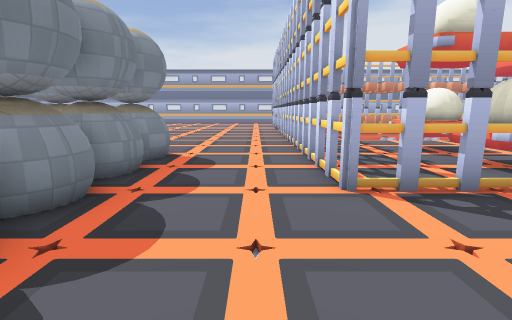
View 1 (above)

24 first-person views from a walk through a 3-D level made in the Godot game engine. The camera is 1.3 m above the floor, tilts 10° down and sees 85° across. Doors that lead somewhere are drawn open, without their leaves. The floor is counted in squares, 1 m on a side. Each view is taken from the middle of a square. On the plan, view 1 faces up. The plan holds only what a view shows up to about 13 squares ahead; the rest is blank. The place goes on beyond the plan. Some surface patterns are stand-ins.

View 2
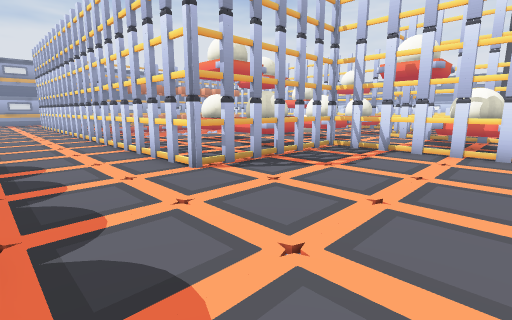

View 3
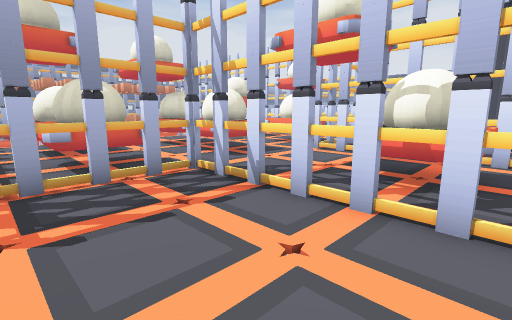

View 4
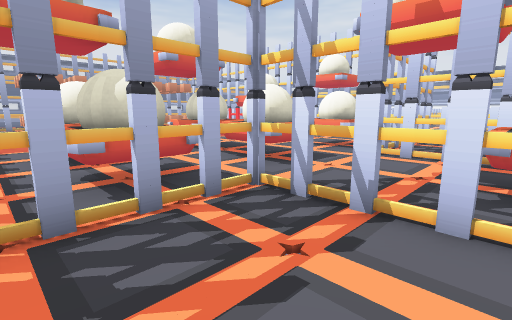

View 5
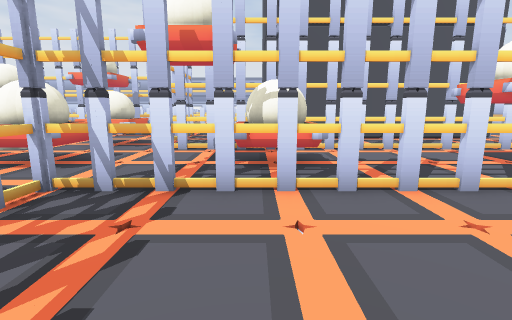

View 6
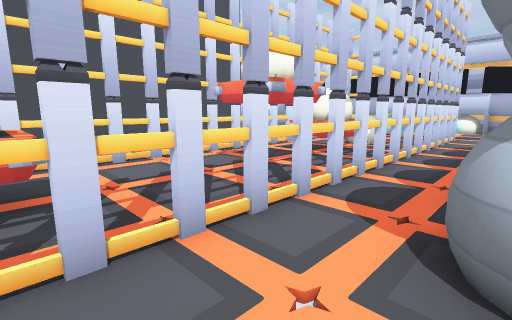

View 7
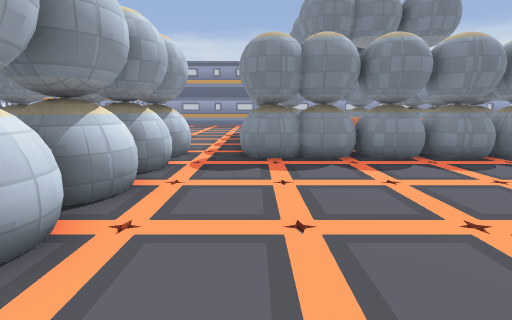

View 8
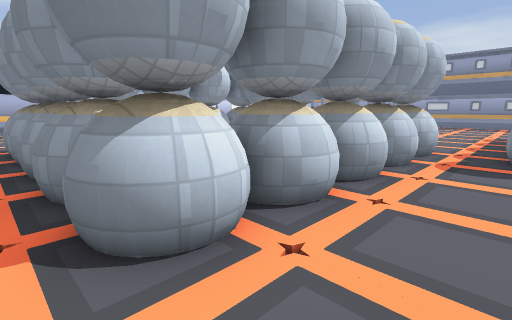

View 9
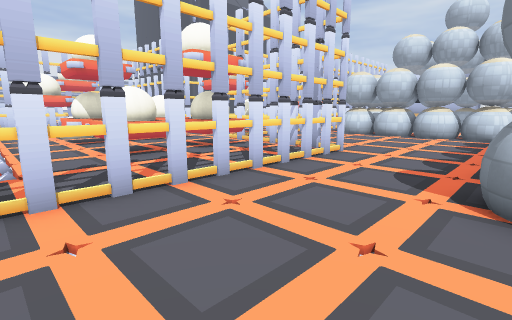

View 10
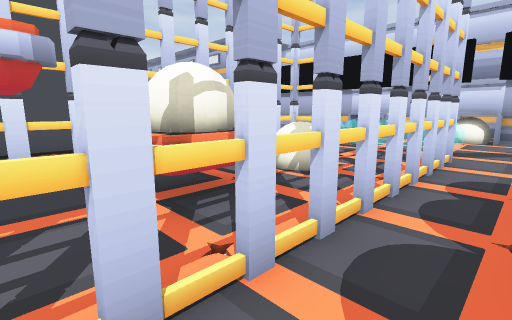

View 11
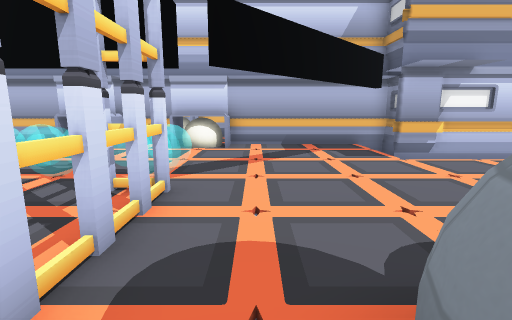

View 12
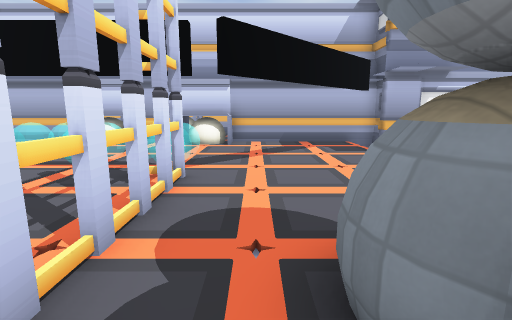

View 13
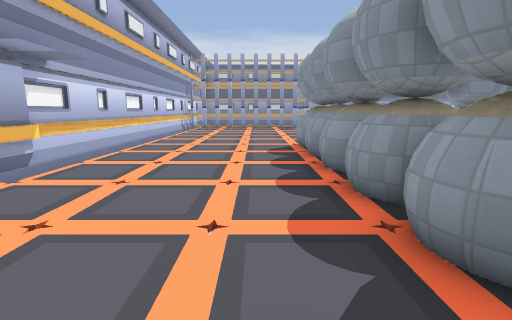

View 14
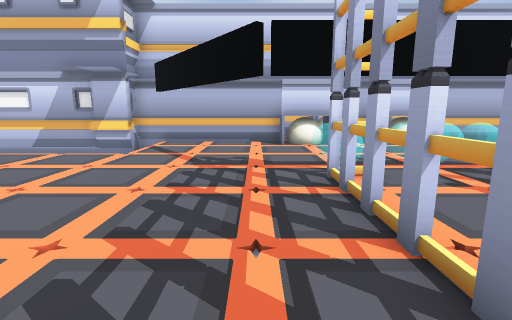

View 15
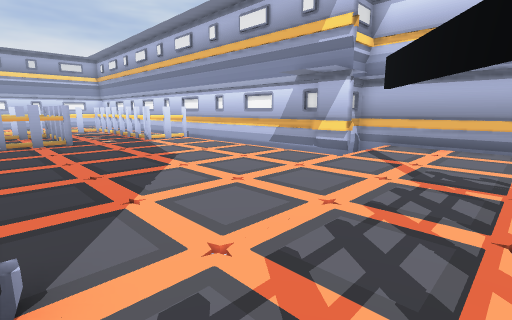

View 16
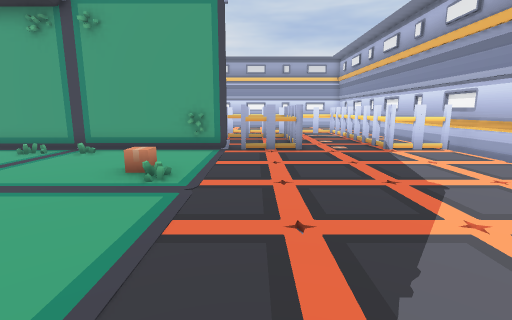

View 17
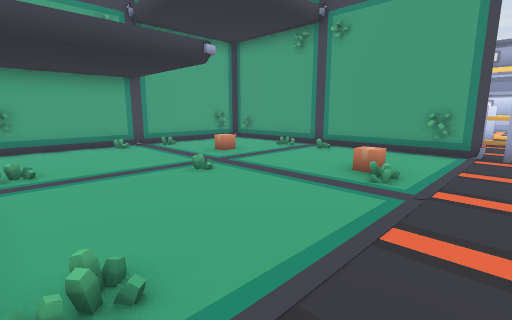

View 18
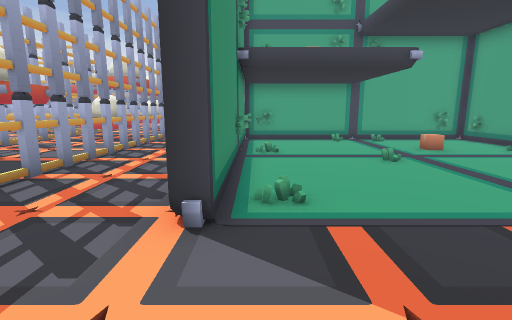

View 19
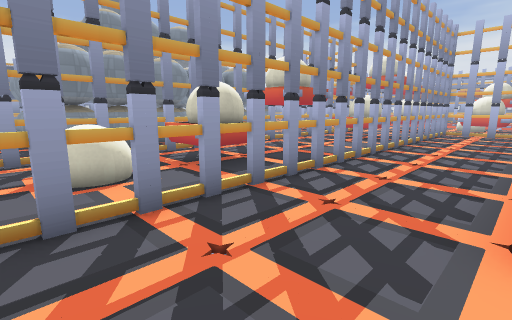

View 20
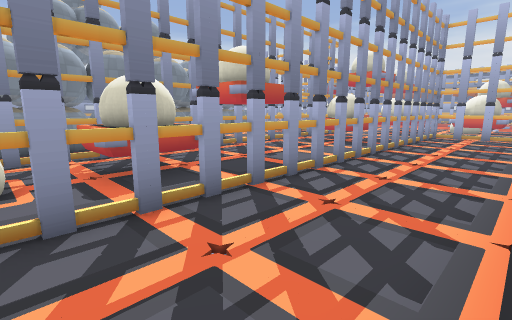

View 21
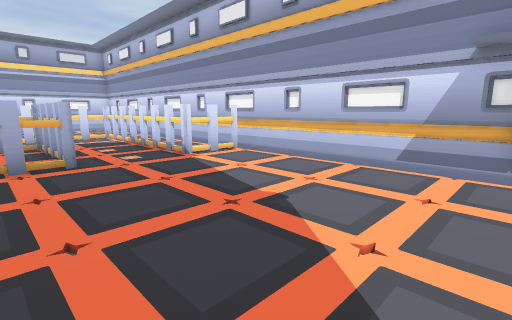

View 22
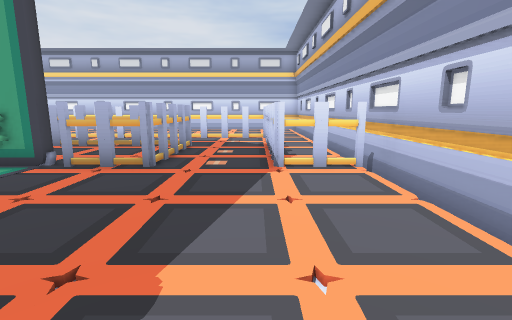

View 23
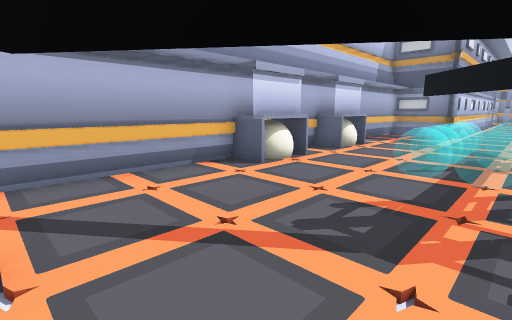

View 24
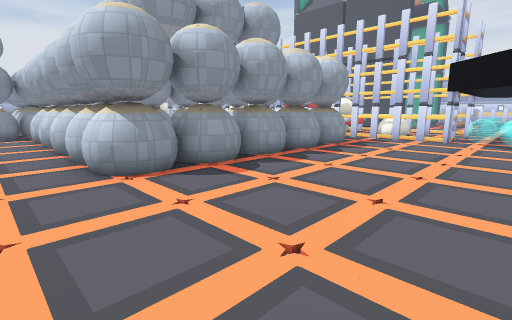

### Floor plan
Key: @ floor where view 1 was taken; # wall or solid block; x gap in a wall; . floor; / step, stairs or slope; = window, fence, low wall or low ledge; ^ raised ledge; T thing the floor can be seen under or through; C coin; O other object.
Columns run from 6 left of view 1 to 30 right of it. Each row starts with its distance up from view 1.
 13    .....T..
 12    .....T...........
 11    .....T..........#
 10    .....T..^ O.^ O.#
  9    #....T..^#O.^#O.O
  8   ##....T.............
  7   ##....T..^ O.^ O.^ O.
  6    #....T..^TO.^#O.^#O.
  5   ##....T..TTT.....###
  4    #.....TTTTT.....#####
  3   ##..........T....T...
  2    #..........T.. .T..
  1    #...........^ O.#..
  0  ###..@........^#O.#..############
 -1 ..............T....#..#.........=#
 -2 ..##########..T....T..#..........#
 -3  .##      ##..T....T..#......C...#
 -4  .#        #..T....T..#..........#
 -5  .#        #..TTT#.T..#..........#
 -6 ..#        #..TTT#.T..#..........#
 -7 ..#        #..T....T..#..........#  #
 -8 ..#        #...^ O.T..#......C...# .#
 -9 ..#        #...^#O.T..#..........#..#
-10 ..##########..T....T.............x..#
-11 ..##########..T. ..T.............#..#
-12 ..............T. ..T.............####
-13 ..............T....T.............####
-14 ..............T...T..............O.O.
-15 .....................................
-16 .................................###.
-17 .................................#..
-18 #########................############
-19        #/................#
-20        #/....#O#.#O#.....#
-21        ###################

Positions as (right, up) in squares from view 1, and headings:
1: (0, 0), facing up
2: (-2, -1), facing up-right
3: (4, -1), facing up-right
4: (4, 1), facing up-right
5: (3, 1), facing right
6: (5, 0), facing down-right
7: (5, 0), facing left
8: (6, 0), facing down-left
9: (-3, 13), facing down-right
10: (6, -6), facing down-right
11: (6, -10), facing down
12: (6, -9), facing down
13: (7, -13), facing left
14: (14, -9), facing down
15: (14, -10), facing down-right
16: (17, -11), facing right
17: (17, -11), facing up-right
18: (17, -13), facing up
19: (16, -13), facing up-left
20: (16, -11), facing up-left
21: (19, -11), facing down-right
22: (20, -15), facing right
23: (18, -15), facing down-left
24: (-6, -17), facing up-right
